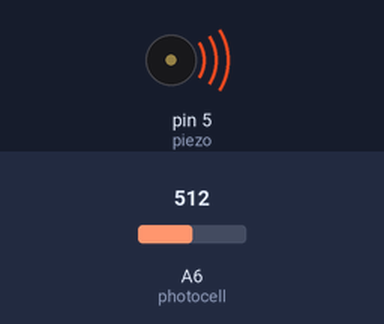
The sketch below on a simulated Arduino Nano, built with avr-gcc and run on an emulated ATmega328P. On the bench: buzzer (waves = sounding). The inputs (shaded band) are chosen by the test bench; at power-on: A6 (photocell) = 512. What the sketch prints to the serial monitor is not drawn.

Above: at 0.1 s.
Timing chart, 0 to 1.6 s (numbered marks = the images above):
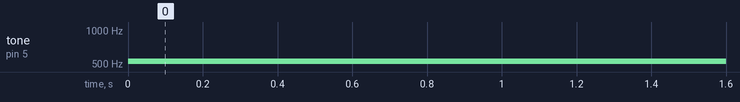

The sketch:

PseudoThereminConcert.ino
```cpp
/*
Adapted from Adafruit Arduino - Lesson 10. Pseudo Thermin
*/

int piezo = 5;
int photocell = A6;

void setup()
{
  pinMode(piezo, OUTPUT);
  pinMode(photocell, INPUT);
  Serial.begin(9600);
}

void loop()
{
int lightInput = analogRead(photocell);
int frequency = 360 + lightInput / 3;
tone(piezo, frequency);
Serial.println(frequency);
}
```

Measured:
- by itself, tone on pin 5 (piezo): silent → 530 Hz at 0.00 s
